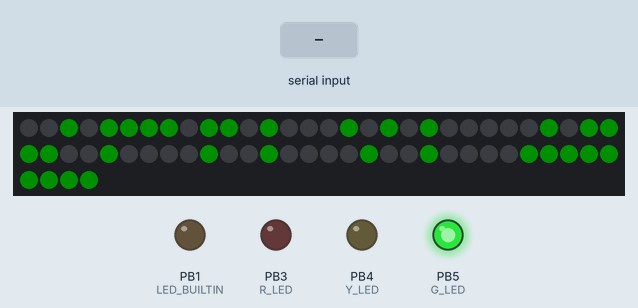
The sketch below on a simulated ATtiny85, built with avr-gcc and run on an emulated ATtiny85. On the bench: 64 RGB LEDs in strip order, left to right, continuing on the next row, output pins drawn as LEDs (lit = HIGH). Inputs (shaded band) come from the test bench. Dim RGB values are drawn brighter than linear.

Above: at 4.6 s.
4.7 s: "1" received over Serial
At 5.4 s:
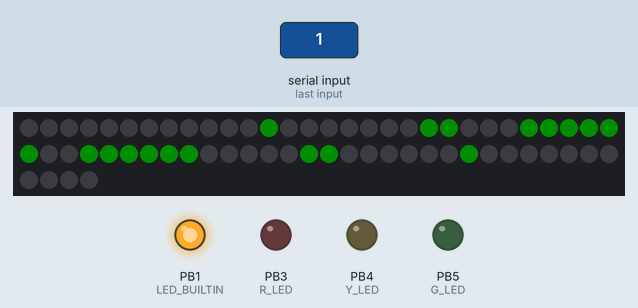
At 21.3 s:
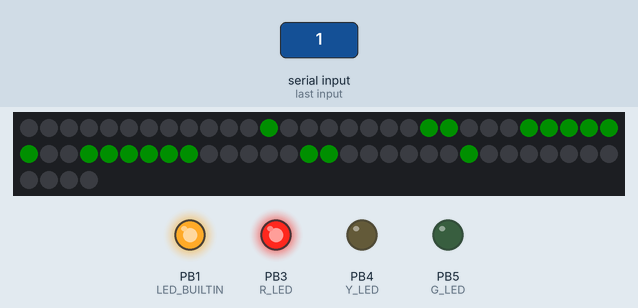
Timing chart, 0 to 31.5 s (numbered marks = the images above; inputs shaded):
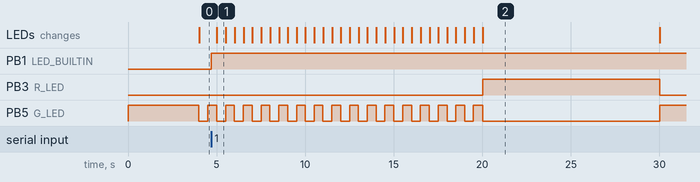

The sketch:

Traffic_Signal.ino
```cpp
#include <Adafruit_NeoPixel.h>
#include <stdint.h>
#ifdef __AVR__
 #include <avr/power.h> // Required for 16 MHz Adafruit Trinket
#endif

//핀 설정
#define R_LED 3
#define Y_LED 4
#define G_LED 5
#define MatrixPin  6

#define MAT_LED_COUNT  64 // 매트릭스 LED 수
#define BRIGHTNESS 15 // Set BRIGHTNESS to about 1/5 (max = 255)

Adafruit_NeoPixel pixels(MAT_LED_COUNT, MatrixPin, NEO_GRB + NEO_KHZ800);

///매트릭스 10의 자리 숫자 설정
const char lnum[2][22]{
  {2,10,18,26,34,42,50,9,16,56,57,58,59,2,2,2,2,2,2,2,2,2},   //1
  {0,1,2,3,11,19,24,25,26,27,32,40,48,56,57,58,59,2,2,2,2}    //2
};

//매트릭스 1의 자리 숫자 설정
const char rnum[10][22] ={
  {4,5,6,7,12,15,20,23,28,30,31,36,37,39,44,47,52,55,60,61,62,63},  //0
  {6,13,20,14,22,30,38,46,54,60,61,62,63,6,6,6,6,6,6,6,6,6},        //1
  {4,5,6,7,15,23,31,30,29,28,36,44,52,60,61,62,63,6,6,6,6,6},       //2
  {4,5,6,7,15,23,31,30,29,28,39,47,55,60,61,62,63,6,6,6,6,6},       //3
  {4,12,20,28,29,30,31,7,15,23,39,47,55,63,7,7,7,7,7,7,7,7},        //4
  {4,5,6,7,12,20,28,29,30,31,39,47,55,60,61,62,63,6,6,6,6,6},       //5
  {4,5,6,7,12,20,28,29,30,31,39,47,55,36,44,52,60,61,62,63,6,6},    //6
  {4,5,6,7,15,23,31,39,47,55,63,6,6,6,6,6,6,6,6,6,6,6},             //7
  {4,5,6,7,12,15,20,23,28,29,30,31,36,39,44,47,52,55,60,61,62,63},  //8
  {4,5,6,7,12,15,20,23,28,29,30,31,39,47,55,60,61,62,63,6,6,6}      //9
};

//우회전 표시
const char rArrow[18]={30,38,21,29,37,45,12,20,28,36,44,52,27,35,26,34,25,33};

//매트릭스 색상 설정
const uint32_t green = pixels.Color(0, 255, 0);

//신호등 모듈 설정
bool isRed = false; //적신호, 청신호 결정
bool rightTurnEnabled = false; //우회전 가능 여부
unsigned long prevMillis = 0;
const int redInterval = 10000; //적신호 지속 시간, 1000 = 1초
const int greenInterval = 20000; //청신호 지속 시간, 1000 = 1초
const int blinkStart = 4000; //깜빡임 시작 시간, 1000 = 1초

void setup() {
#if defined(__AVR_ATtiny85__) && (F_CPU == 16000000)
  clock_prescale_set(clock_div_1);
#endif
  // END of Trinket-specific code.

  //시리얼 통신 설정
  Serial.begin(115200);
  Serial.setTimeout(50);
  //신호등 출력 설정
  pinMode(R_LED, OUTPUT); pinMode(Y_LED, OUTPUT); pinMode(G_LED, OUTPUT);

  //매트릭스 설정
  pixels.begin();           // INITIALIZE NeoPixel pixels object (REQUIRED)
  pixels.show();            // Turn OFF all pixels ASAP
  pixels.setBrightness(BRIGHTNESS);

  pinMode(LED_BUILTIN, OUTPUT); //테스트용
}


void loop() {
  unsigned long curMillis = millis();
  int curInterval = curMillis - prevMillis;

  //빨간불
  if(isRed && curInterval <= redInterval){
    digitalWrite(R_LED, HIGH);
    digitalWrite(G_LED, LOW);

    if(rightTurnEnabled){ //우회전 가능하면 우회전 표시
      showRightArrow(green);
    }
    else lightoff();
  }
  //R -> G 신호 변경
  else if(isRed && curInterval > redInterval){
    prevMillis = curMillis;
    isRed = false;
    lightoff();
  }
  //초록불
  else if(!isRed && curInterval <= greenInterval && curInterval < blinkStart){
    digitalWrite(G_LED, HIGH);
    digitalWrite(R_LED, LOW);

    if(rightTurnEnabled){ //우회전 가능하면 우회전 표시
      showRightArrow(green);
    }
  }
  //초록불 깜빡임
  else if(!isRed && curInterval <= greenInterval && curInterval > blinkStart){
    digitalWrite(G_LED, ((greenInterval - curInterval)%1000 < 500) ? HIGH : LOW);
    digitalWrite(R_LED, LOW );

    //우회전 가능하면 0.5초 간격으로 우회전 표시
    if(rightTurnEnabled && (greenInterval - curInterval)%1000 < 500){
      showCount(green, (greenInterval - curInterval)/1000);{} //카운터 출력
    }
    else if(rightTurnEnabled && (greenInterval - curInterval)%1000 >= 500){
      showRightArrow(green);
    }
    //우회전 불가능 시 카운터만 출력
    else{
      showCount(green, (greenInterval - curInterval)/1000);{} //카운터 출력
    }
  }
  //G -> R 신호 변경
  else if(!isRed && curInterval > greenInterval){
    prevMillis = curMillis;
    isRed = true;
    lightoff();
  }
}

//시리얼 통신 인터럽트
void serialEvent(void)
{
  char read_data;
  read_data = Serial.read();

  if(read_data == '1') {
    rightTurnEnabled = true;
    digitalWrite(LED_BUILTIN, HIGH);//테스트용
  }
  else if(read_data == '0') {
    rightTurnEnabled = false;
    digitalWrite(LED_BUILTIN, LOW);//테스트용
  }
}


//매트릭스 초기화
void lightoff(){
  for(int i=0; i<pixels.numPixels(); i++) { // For each pixel in pixels...
    pixels.setPixelColor(i, pixels.Color(0, 0, 0));
  }
  pixels.show();
}

//매트릭스 숫자 표기 (2 자리 수)
void showCount(uint32_t color, int num){
  for(int i=0; i<pixels.numPixels(); i++) { // For each pixel in pixels...
    pixels.setPixelColor(i, pixels.Color(0, 0, 0));
  }
    for(int i = 0; (i < 22) && (num/10 > 0); i++){
    pixels.setPixelColor(lnum[(num/10)-1][i], color);
  }
    for(int i = 0; i < 22; i++){
    pixels.setPixelColor(rnum[num%10][i], color);
  }
  pixels.show();
}

//매트릭스 우회전 표시
void showRightArrow(uint32_t color){
  for(int i=0; i<pixels.numPixels(); i++) { // For each pixel in pixels...
    pixels.setPixelColor(i, pixels.Color(0, 0, 0));
  }
  for(int i = 0; i < 18; i++){
    pixels.setPixelColor(rArrow[i], color);
  }
  pixels.show();
}
```

Measured:
- after the input at 4.7 s, PB1 (LED_BUILTIN): LOW → HIGH at once
- what the display in image 1 shows lasts 0.5 s, from 5.0 s to 5.5 s
